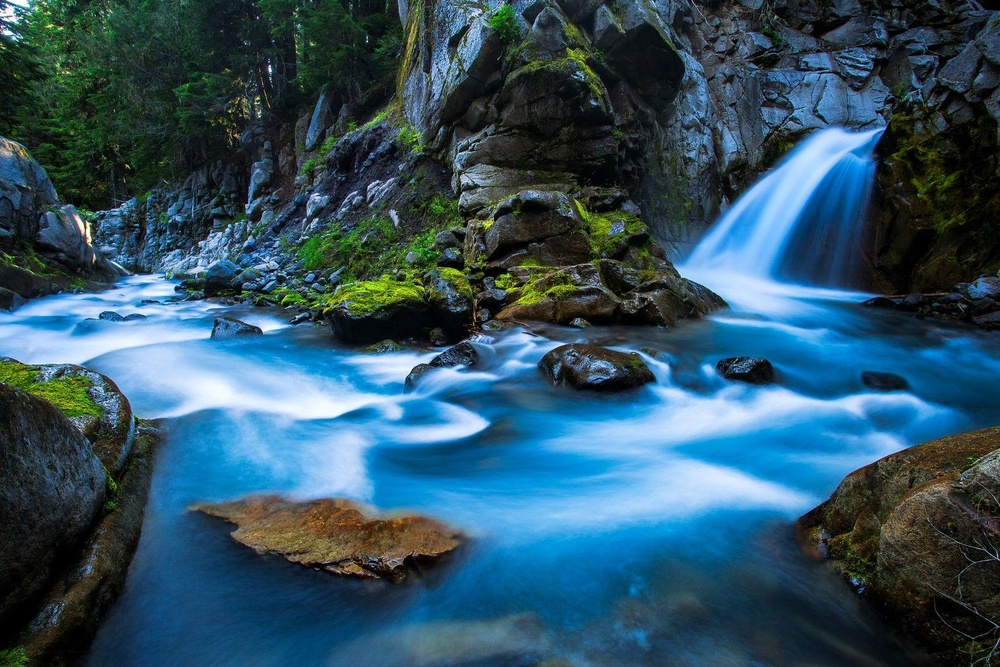
#> input picture input/371470.jpg, 1000 x 667 px, shrunk from 1620 x 1080 before the run; its folder holds only this picture in this run
$ python sort.py   (older library calls are emulated)
#> lines starting #> are read from the running program, lines starting #| are printed output that depends on the picture; after the words box and inside, x2 and y2 are one past the last pixel; in counts of white or black regions, pixels touching at a corner belong together
#> in process_folder, img is the input picture: shape (667, 1000, 3); mean B, G, R 98.5, 81.8, 48.5
import cv2
import numpy as np
import os

def edge_guided_pixel_sort(img, canny_low=50, canny_high=150, sort_key='brightness', sort_method='row'):
    """Perform edge-guided pixel sorting on an image with optional sorting methods."""
#> called with canny_low = 100, canny_high = 200, sort_key = 'hue', sort_method = 'region'
    # Convert image to HSV
    hsv = cv2.cvtColor(img, cv2.COLOR_BGR2HSV)
#> hsv: shape (667, 1000, 3); mean H, S, V 85.6, 136.8, 104.8
    h, s, v = cv2.split(hsv)

    # Edge detection (Canny)
    edges = cv2.Canny(cv2.cvtColor(img, cv2.COLOR_BGR2GRAY), canny_low, canny_high)
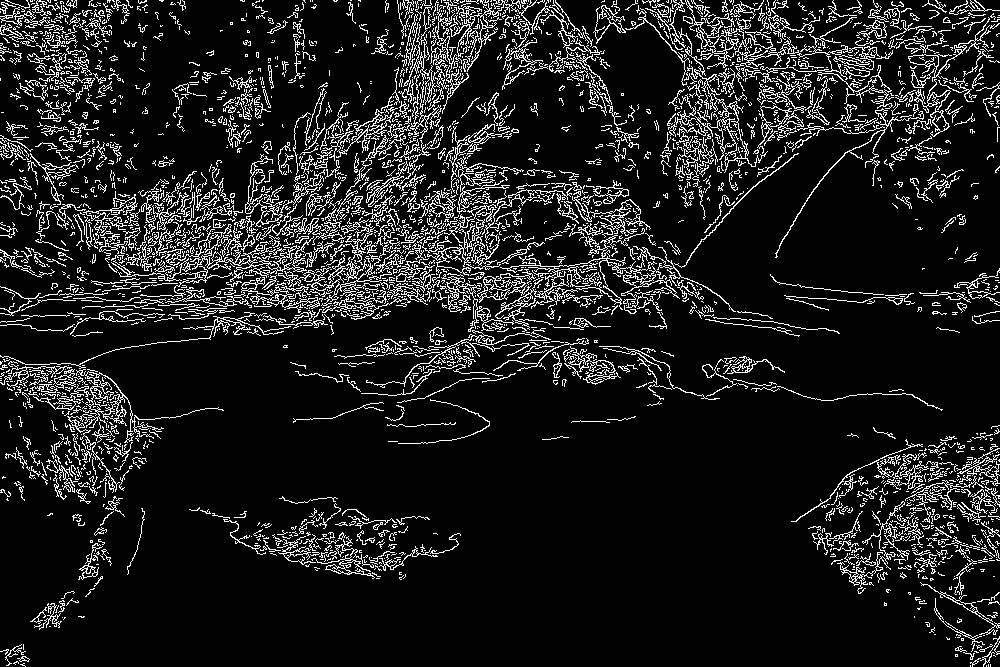
#> edges: shape (667, 1000); 11.3% white in thin lines or dots

    # Choose sorting criterion
    if sort_key == 'hue':
        sort_channel = h
    elif sort_key == 'saturation':
        sort_channel = s
    else:  # brightness
        sort_channel = v

    # Apply the selected sorting method
    if sort_method == 'row':
        # Row-based sorting (default)
        v, h, s = _sort_rows(v, h, s, edges, sort_channel)
    elif sort_method == 'column':
        # Column-based sorting (multi-directional)
        v, h, s = _sort_columns(v, h, s, edges, sort_channel)
    elif sort_method == 'gradient':
        # Gradient-based sorting
        v, h, s = _sort_gradient(img, v, h, s, edges, sort_channel)
    elif sort_method == 'region':
        # Region-based sorting
        v, h, s = _sort_regions(v, h, s, edges, sort_channel)
    else:
        raise ValueError(f"Invalid sort_method: {sort_method}. Choose from 'row', 'column', 'gradient', or 'region'.")

    # Reconstruct and return the sorted image
    return cv2.cvtColor(cv2.merge([h, s, v]), cv2.COLOR_HSV2BGR)

# [82 lines left out: functions _sort_rows, _sort_columns, _sort_gradient, not called in this run]

def _sort_regions(v, h, s, edges, sort_channel,
                 sort_direction='vertical',
                 min_region_area=100):
    """
    Sort pixels within edge-bounded regions with configurable direction and size limits.

    Parameters:
        sort_direction ('horizontal'|'vertical'): Sorting orientation within regions
        min_region_area (int): Minimum pixel area for regions to be processed
    """
#> called with sort_direction = 'vertical', min_region_area = 100
    # Enhance edge connectivity for better region detection
    kernel = cv2.getStructuringElement(cv2.MORPH_ELLIPSE, (3,3))
    dilated_edges = cv2.dilate(edges, kernel, iterations=1)
#> dilated_edges: shape (667, 1000); 28.9% white; 260 white regions (42 under 20 px), largest, box (x1, y1, x2, y2) and area: (0, 0, 1000, 505) 139276, (790, 435, 1000, 667) 15084, (0, 0, 134, 111) 6831

    # Find regions using 8-connected components
    _, labels = cv2.connectedComponents(255 - dilated_edges, connectivity=8)
#> labels: shape (667, 1000) int32; 3541 distinct labels, from 0 to 3540

    for label in np.unique(labels):
        if label == 0:  # Skip background
            continue

        # Create region mask and find contours
        mask = (labels == label).astype(np.uint8)
        contours, _ = cv2.findContours(mask, cv2.RETR_EXTERNAL, cv2.CHAIN_APPROX_SIMPLE)

        # Skip regions smaller than minimum area
        if cv2.contourArea(contours[0]) < min_region_area:
            continue

        # Get region bounding box
        x, y, w, h_region = cv2.boundingRect(contours[0])

        if sort_direction == 'horizontal':
            # Horizontal sorting: process row-wise
            for row in range(y, y + h_region):
                # Get horizontal segment within region bounds
                row_mask = mask[row, x:x+w]
                if np.sum(row_mask) == 0:
                    continue

                cols = np.where(row_mask > 0)[0] + x
                if len(cols) == 0:
                    continue

                start_col = cols[0]
                end_col = cols[-1] + 1

                # Split using original edges
                edge_positions = np.where(edges[row, start_col:end_col] > 0)[0] + start_col
                segments = np.split(np.arange(start_col, end_col), edge_positions - start_col)

                # Sort each horizontal segment
                for seg in segments:
                    if len(seg) < 2:
                        continue
                    start = seg[0]
                    end = seg[-1] + 1
                    sorted_order = np.argsort(sort_channel[row, start:end])
                    v[row, start:end] = v[row, start:end][sorted_order]
                    h[row, start:end] = h[row, start:end][sorted_order]
                    s[row, start:end] = s[row, start:end][sorted_order]

        elif sort_direction == 'vertical':
            # Vertical sorting: process column-wise
            for col in range(x, x + w):
                # Get vertical segment within region bounds
                col_mask = mask[y:y+h_region, col]
                if np.sum(col_mask) == 0:
                    continue

                rows = np.where(col_mask > 0)[0] + y
                if len(rows) == 0:
                    continue

                start_row = rows[0]
                end_row = rows[-1] + 1

                # Split using original edges
                edge_positions = np.where(edges[start_row:end_row, col] > 0)[0] + start_row
                segments = np.split(np.arange(start_row, end_row), edge_positions - start_row)

                # Sort each vertical segment
                for seg in segments:
                    if len(seg) < 2:
                        continue
                    start = seg[0]
                    end = seg[-1] + 1
                    sorted_order = np.argsort(sort_channel[start:end, col])
                    v[start:end, col] = v[start:end, col][sorted_order]
                    h[start:end, col] = h[start:end, col][sorted_order]
                    s[start:end, col] = s[start:end, col][sorted_order]
#> this loop made 3541 passes
#> contours on passes 2 to 4: [[[0, 0], [0, 1], [1, 0], [3, 0]]], 1 contour; box (x1, y1, x2, y2) and area: (10, 0, 28, 6) 40, [[[45, 0]]]
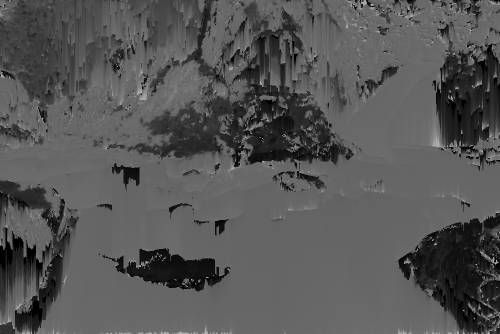
#> h: shape (667, 1000) (shown at 1/2 size); min 0, max 179, mean 85.6
#> mask: shape (667, 1000); values 0 (black) and 1 (white), 0% white; 1 white region, box (x1, y1, x2, y2) and area: (9, 664, 22, 667) 24
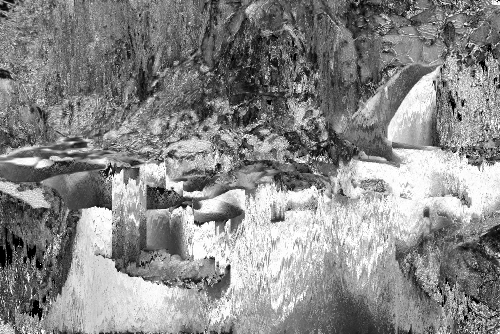
#> s: shape (667, 1000) (shown at 1/2 size); min 0, max 255, mean 136.8
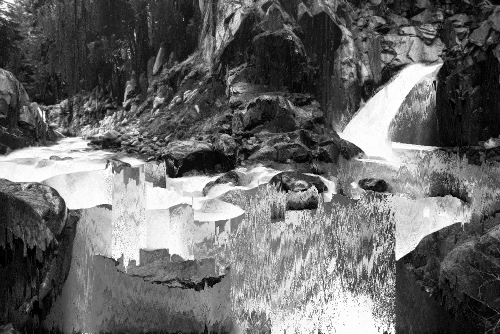
#> v: shape (667, 1000) (shown at 1/2 size); min 0, max 255, mean 104.8

    return v, h, s

def process_folder(input_folder, output_folder, canny_low=50, canny_high=150, sort_key='brightness', sort_method='row'):
    """Process all images in a folder and save sorted images to another folder."""
    # Create output folder if it doesn't exist
    if not os.path.exists(output_folder):
        os.makedirs(output_folder)

    # Get list of image files in the input folder
    image_files = [f for f in os.listdir(input_folder) if f.lower().endswith(('.png', '.jpg', '.jpeg', '.bmp', '.tiff'))]

    # Process each image
    for image_file in image_files:
        # Load image
        input_path = os.path.join(input_folder, image_file)
        img = cv2.imread(input_path)
        if img is None:
            print(f"Warning: Could not load image {image_file}. Skipping.")
            continue

        # Apply pixel sorting
        sorted_img = edge_guided_pixel_sort(img, canny_low, canny_high, sort_key, sort_method)
#> in edge_guided_pixel_sort, `return cv2.cvtColor(cv2.merge([h, s, v]), cv2.COLOR_HSV2BGR)`:
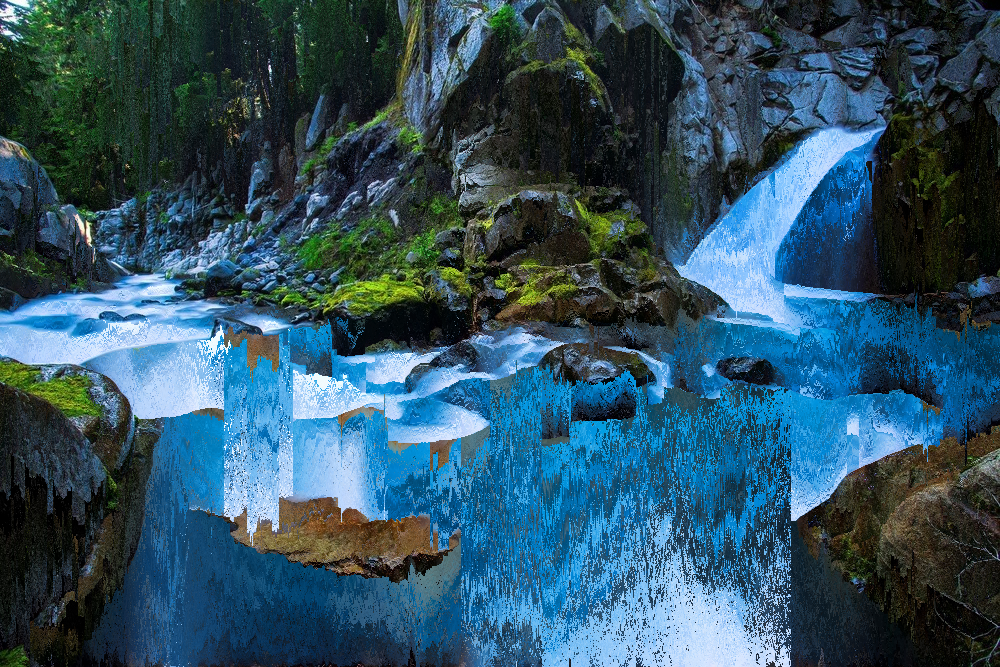
#> returned value: shape (667, 1000, 3); mean B, G, R 98.3, 81.4, 48

        # Save the sorted image
        output_path = os.path.join(output_folder, image_file)
        cv2.imwrite(output_path, sorted_img)
        print(f"Processed and saved: {output_path}")

if __name__ == "__main__":
    # Example usage
    input_folder = "input"  # Folder containing input images
    output_folder = "sorted_images"  # Folder to save sorted images
    process_folder(input_folder, output_folder, canny_low=100, canny_high=200, sort_key='hue', sort_method='region')

$ run again, on input/R (1).jpeg
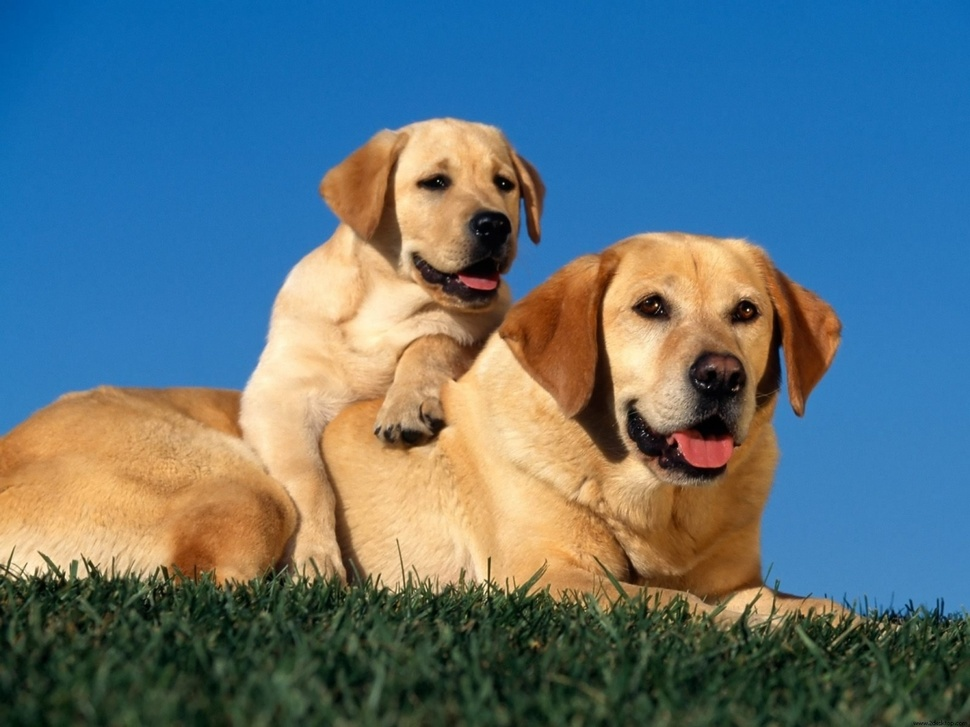
#> input picture input/R (1).jpeg, 970 x 727 px, shrunk from 1152 x 864 before the run
#> in process_folder, img is the input picture: shape (727, 970, 3); mean B, G, R 125, 114.6, 90.8
#> hsv: shape (727, 970, 3); mean H, S, V 64.1, 161.9, 162
#> in edge_guided_pixel_sort, `edges = cv2.Canny(cv2.cvtColor(img, cv2.COLOR_BGR2GRAY), canny_low, ca..`:
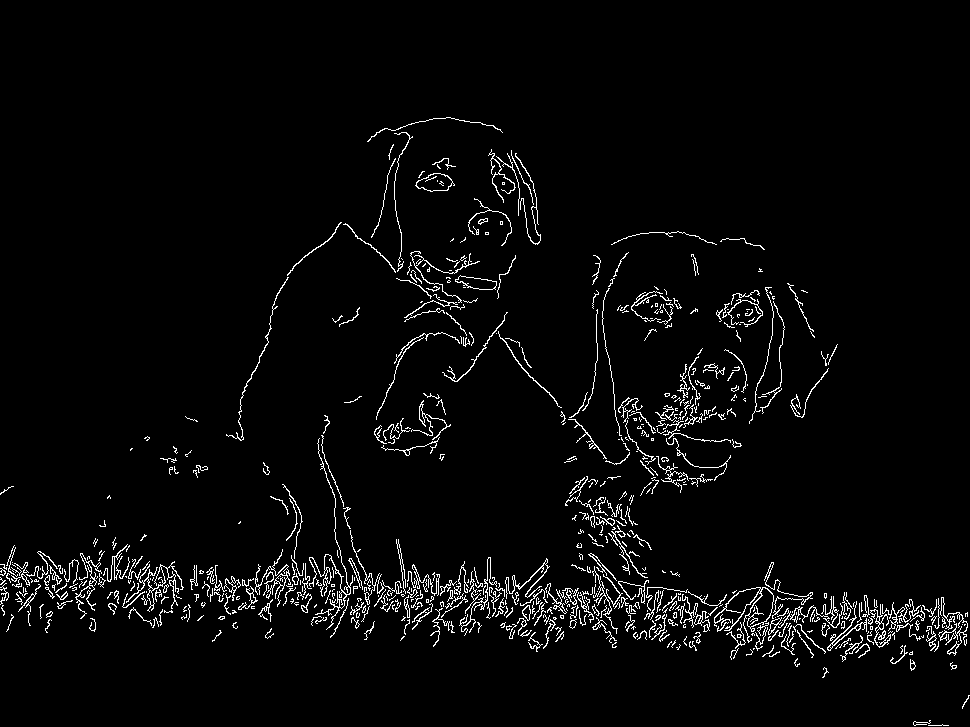
#> edges: shape (727, 970); 3.3% white in thin lines or dots, all inside (x1, y1, x2, y2) = (0, 117, 970, 726)
#> dilated_edges: shape (727, 970); 8.5% white; 109 white regions (6 under 20 px), largest, box (x1, y1, x2, y2) and area: (189, 414, 969, 663) 29993, (0, 543, 185, 629) 5835, (559, 251, 743, 497) 5639
#> labels: shape (727, 970) int32; 659 distinct labels, from 0 to 658
#> the loop in _sort_regions, `for label in np.unique(labels):` made 659 passes
#> contours on passes 5, 7, 10: [[[396, 160]]], [[[513, 163]]], [[[434, 175]]]
#> in edge_guided_pixel_sort, `return cv2.cvtColor(cv2.merge([h, s, v]), cv2.COLOR_HSV2BGR)`:
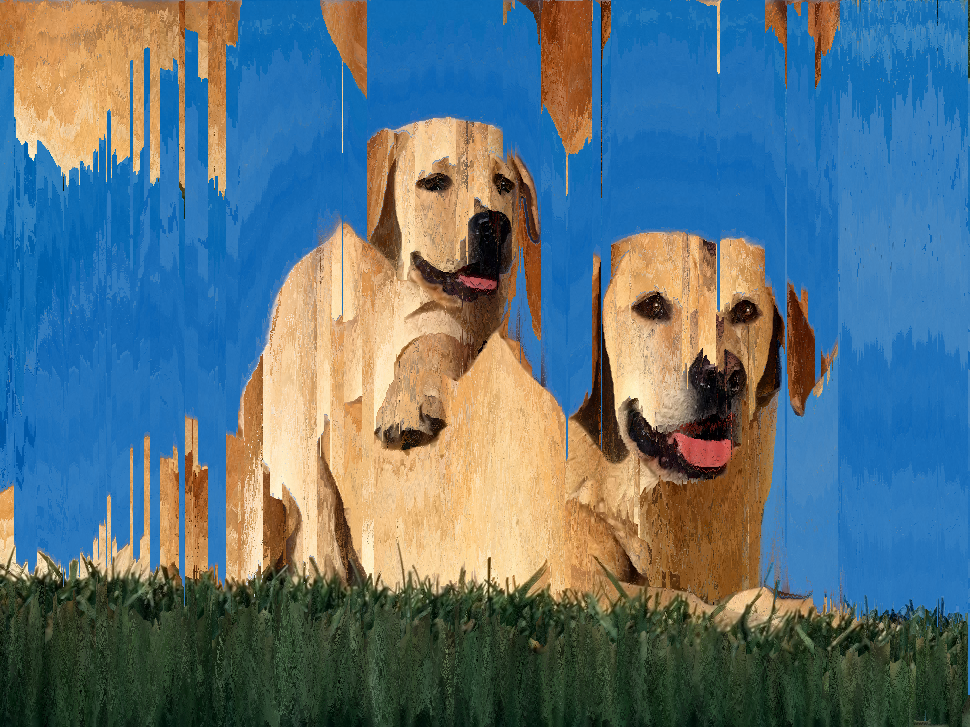
#> returned value: shape (727, 970, 3); mean B, G, R 124.7, 114, 90.4
